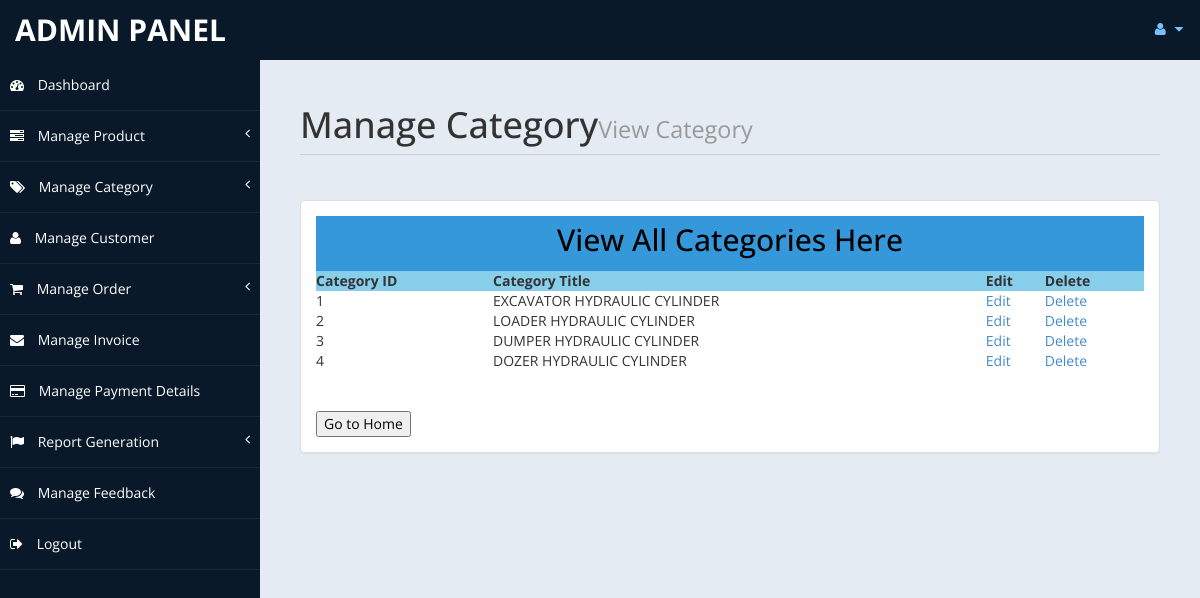
The app's page /Admin/view_cats.php (signed in) with its own data.
### tables this page shows
CREATE TABLE IF NOT EXISTS `category_mst` (
  `Category_id` int(6) NOT NULL AUTO_INCREMENT,
  `Category_name` text NOT NULL,
  PRIMARY KEY (`Category_id`)
);

### Admin/view_cats.php (the view, shortened to what this page needs)
<?php
	if(!isset($_SESSION['Admin_email']))
	{
		echo "<script>window.open('login.php?not_admin=You are not an Admin!','_self')</script>";
	}
	else
	{
?>
<!DOCTYPE html>
<html xmlns="http://www.w3.org/1999/xhtml">
<head>
    <link href="assets/css/bootstrap.css" rel="stylesheet" />
    <link href="assets/css/font-awesome.css" rel="stylesheet" />
    <link href="assets/css/custom-styles.css" rel="stylesheet" />
</head>
<body>
    <div id="wrapper">
        <nav class="navbar navbar-default top-navbar" role="navigation">
            <div class="navbar-header">
                <a class="navbar-brand" href="index.php">Admin Panel</a>
            </div>
            <ul class="nav navbar-top-links navbar-right">
                <li class="dropdown">
                    <a class="dropdown-toggle" data-toggle="dropdown" href="#" aria-expanded="false">
                        <i class="fa fa-user fa-fw"></i> <i class="fa fa-caret-down"></i>
                    </a>
                </li>
            </ul>
        </nav>
        <nav class="navbar-default navbar-side" role="navigation">
            <div class="sidebar-collapse">
                <ul class="nav" id="main-menu">
                  <li>
                        <a href="index.php"><i class="fa fa-dashboard"></i> Dashboard</a>
                    </li>
                     <li>
                        <a href="#"><i class="fa fa-tasks"></i> Manage Product<span class="fa arrow"></span></a>
                    </li>
                     <li>
                        <a href="#"><i class="fa fa-tags"></i> Manage Category<span class="fa arrow"></span></a>
                    </li>
                    <li>
                        <a href="view_customer.php"><i class="fa fa-user"></i> Manage Customer</a>
                    </li>
                    <li>
                        <a href="#"><i class="fa fa-shopping-cart"></i> Manage Order<span class="fa arrow"></span></a>
                    </li>
                    <li>
                        <a href="invoice.php"><i class="fa fa-envelope"></i> Manage Invoice</a>
                    </li>
                    <li>
                        <a href="view_payments.php"><i class="fa fa-credit-card"></i> Manage Payment Details</a>
                    </li>
					<li>
                        <a href="#"><i class="fa fa-flag"></i> Report Generation<span class="fa arrow"></span></a>
                            </li>
                  		</ul>
					<li>
                        <a href="Feedback.php"><i class="fa fa-comments"></i> Manage Feedback</a>
                    </li>
                    <li>
                        <a href="logout.php"><i class="fa fa-sign-out"></i> Logout</a>
                    </li>
            </div>
        </nav>
        <div id="page-wrapper" >
            <div id="page-inner">
			 <div class="row">
                    <div class="col-md-12">
                        <h1 class="page-header">
                            Manage Category<small>View Category</small>
                        </h1>
                    </div>
                </div>
			<div class="row">
			  <div class="col-md-12">
			<div class="panel panel-default">
							<div class="panel-body">
								<table width="985px" align="center" bgcolor="pink">
                                    <tr align="center">
                                        <td colspan="6" bgcolor="#3498db"><h2>View All Categories Here</h2><br /></td>
                                    </tr>
                                    <tr align="center" bgcolor="skyblue">
                                        <th>Category ID</th>
                                        <th> Category Title</th>
                                        <th>Edit</th>
                                        <th>Delete</th>
                                    </tr>
                                    <?php
										include("includes/db.php");
										$get_cat = "select * from category_mst";
										$run_cat = mysqli_query($con, $get_cat);
										$i=0;
										while($row_cat=mysqli_fetch_array($run_cat))
										{
												$Category_id = $row_cat['Category_id'];
												$Category_name = $row_cat['Category_name'];
												$i++;
									?>
                                   <tr>
                                        <td><?php echo $i;?></td>
                                        <td><?php echo $Category_name;?></td>
                                        <td><a href="edit_cat.php?edit_cat=<?php echo $Category_id;?>">Edit</a></td>
                                        <td><a href="delete_cat.php?delete_cat=<?php echo $Category_id;?>">Delete</a></td>
                                   </tr>
                                   <?php } ?>
                                </table>
								<br><br>
                                <div>
                                    <button><a href="index.php" style="text-decoration:none; color:#000000;">Go to Home</a></button>
                                </div>
							</div>
				</div>
			</div>
				</div>
				  				</div>
            </div>
        </div>
</body>
</html>
<?php }?>

### Admin/assets/css/custom-styles.css (style rules this page uses)
body { font-family: 'Open Sans', sans-serif; }
#wrapper { width: 100%; background:#09192A; }
#page-wrapper { padding: 15px 15px; min-height: 600px; background:#E5EBF2; }
#page-inner { width:100%; margin:10px 20px 10px 0px; background-color:transparent; padding:10px; min-height:1200px; }
h1, .h1, h2, .h2, h3, .h3 { margin-top: 7px; margin-bottom: -5px; }
h2 { color: #000; }
.page-header { padding-bottom: 9px; margin: 10px 0 45px; border-bottom: 1px solid #C7D1DD; }
.top-navbar { margin:0px; }
.top-navbar .navbar-brand { color: #fff; width: 260px; text-align: left; height: 60px; font-size: 30px; font-weight: 700; text-transform: uppercase; line-height: 30px; }
.top-navbar .nav > li { position: relative; display: inline-block; }
.top-navbar .nav > li > a { position: relative; display: block; padding: 19px 15px; color: #77C0FD; }
.arrow { float: right; }
.fa.arrow:before { content: "\f104"; }
.sidebar-collapse , .sidebar-collapse .nav { background:none; }
.sidebar-collapse .nav { padding:0; }
.sidebar-collapse .nav > li > a { color:#fff; background:transparent; text-shadow:none; }
.sidebar-collapse > .nav > li > a { padding:15px 10px; }
.sidebar-collapse > .nav > li { border-bottom: 1px solid rgba(107, 108, 109, 0.19); }
.navbar-side { border:none; background-color: transparent; }
.top-navbar { background:#09192A; border-bottom:none; }
.top-navbar .nav > li > a > i { margin-right: 2px; }
.navbar-default { border:0px solid black; }
.navbar-header { background: #09192A; }
.nav > li > a > i { margin-right:10px; }
@media (min-width:768px) { #page-wrapper { margin: 0 0 0 260px; padding: 15px 30px; min-height: 1200px; } }
@media (min-width:768px) { .navbar-side { z-index: 1; position: absolute; width: 260px; } }
@media (min-width:768px) { .navbar { border-radius: 0px; } }

### records on screen
category_mst: Category_name "EXCAVATOR HYDRAULIC CYLINDER"
category_mst: Category_name "LOADER HYDRAULIC CYLINDER"
category_mst: Category_name "DUMPER HYDRAULIC CYLINDER"
category_mst: Category_name "DOZER HYDRAULIC CYLINDER"
